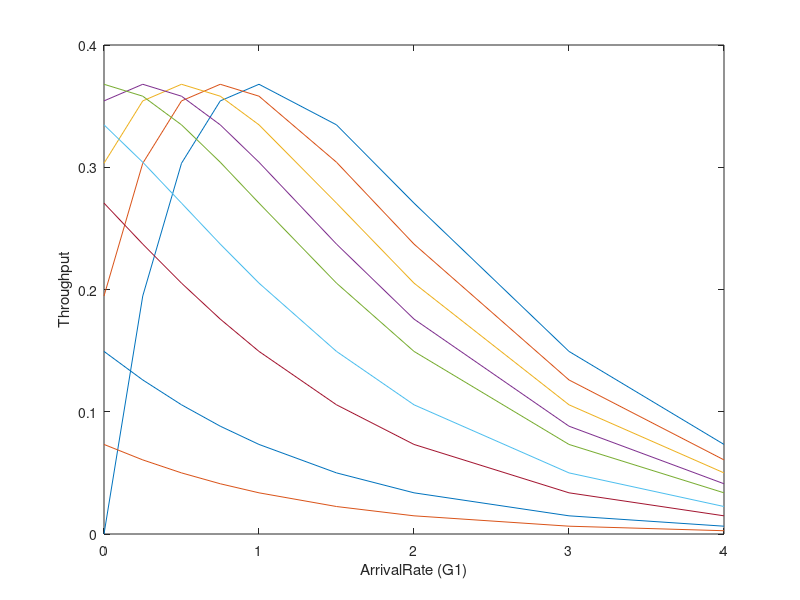

Here is the MATLAB script that generated this plot:
clear; clc;
%% Variables
ArrivalRate = [0, 0.25, 0.5, 0.75, 1, 1.5, 2, 3, 4]; % given arrival rate, packets/slot

%% Calculate Throughput
SuccessPacket = zeros(length(ArrivalRate),length(ArrivalRate)); % 9x9 Table

ptr1 = 1; % data pointer for G1
for G1 = ArrivalRate % packets per slot
    ptr2 = 1;        % data pointer for G2
    for G2 = ArrivalRate % packets per slot
        Arrival_G = G1 + G2; % total average packets generated each slot.
        
        Nonarrival_G1 = exp(-G1); % non-arrival rate for G1
        Nonarrival_G2 = exp(-G2); % non-arrival rate for G2
        NoPacket = Nonarrival_G1 * Nonarrival_G2; % no packets in channel
       
        SuccessPacket(ptr1, ptr2) = Arrival_G * NoPacket; % total Throughput

        ptr2 = ptr2 + 1; % increase the pointer
    end
    ptr1 = ptr1 + 1; % increase the pointer
end    

%% Plot the Graph
disp(SuccessPacket); % display the Throughput table, each row for G1, each column for G2.
plot(ArrivalRate, SuccessPacket); % 2-dimentional graph
xlabel('ArrivalRate (G1)'); % x-axis is G1
ylabel('Throughput');       % y-axis is Throughput or Efficiency